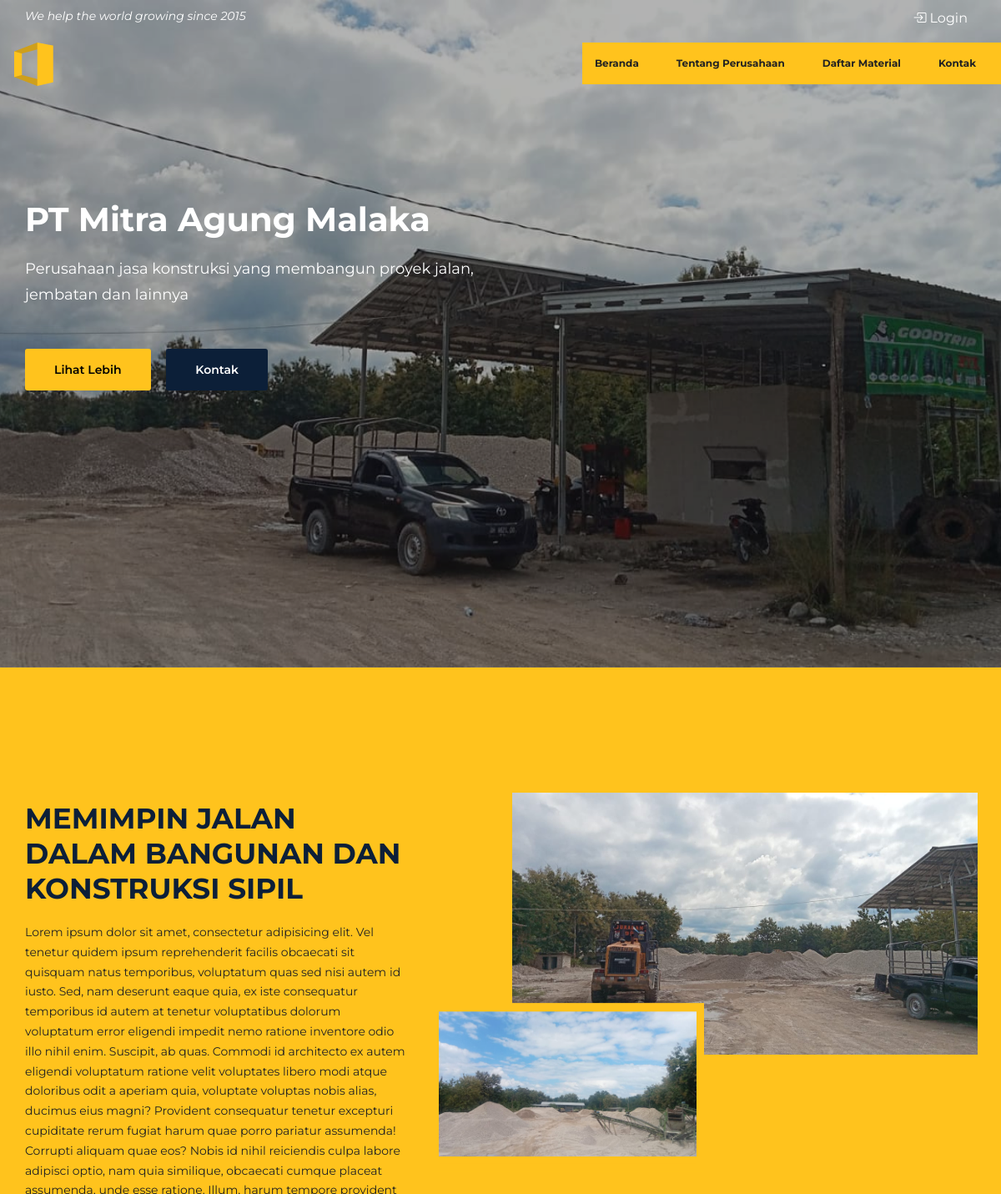
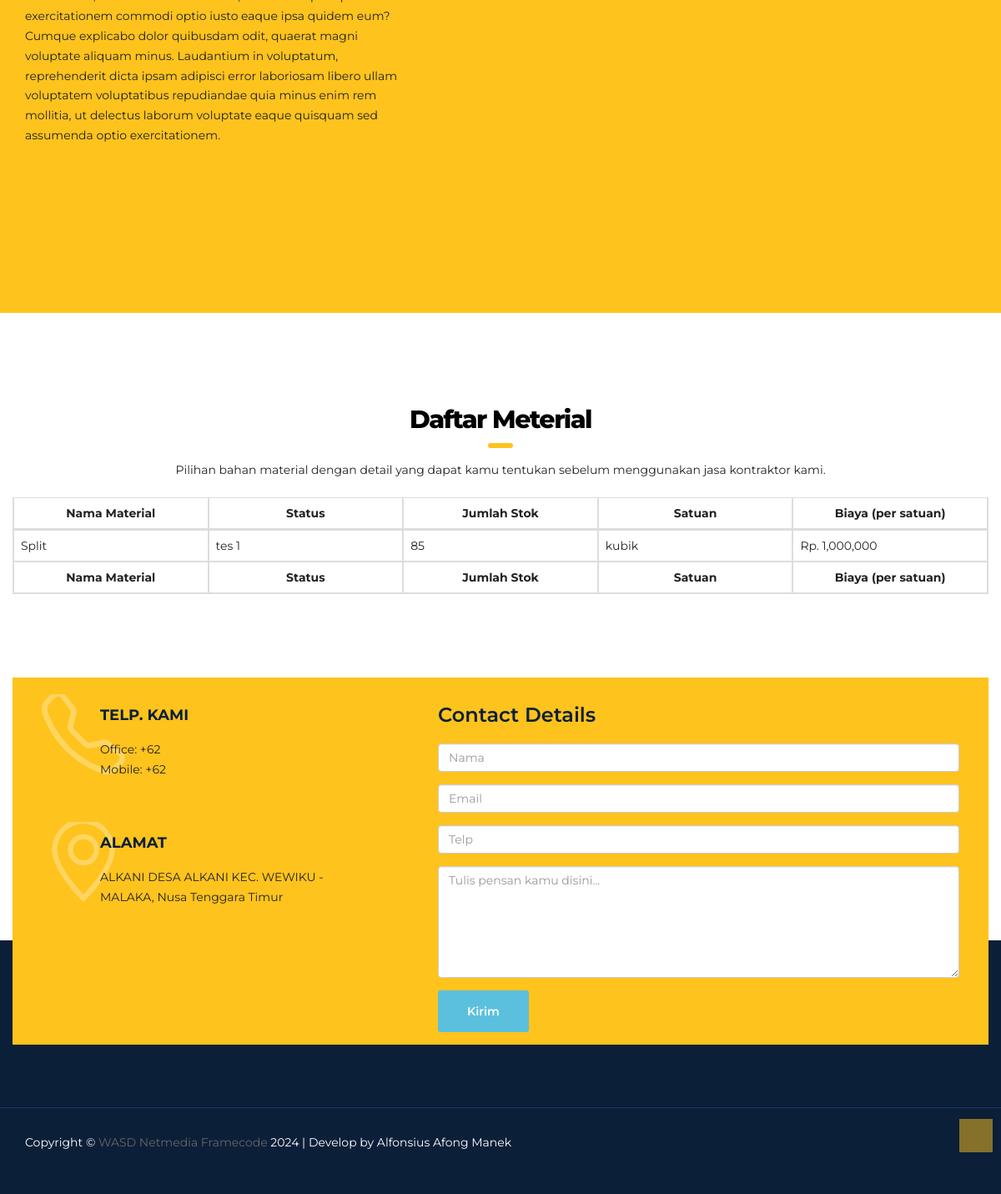
The page / on the database its author committed (2 pictures, top to bottom).
### tables this page shows
CREATE TABLE tentang(
  id_tentang INT AUTO_INCREMENT PRIMARY KEY,
  deskripsi TEXT,
  created_at DATETIME DEFAULT CURRENT_TIMESTAMP,
  updated_at DATETIME DEFAULT CURRENT_TIMESTAMP ON UPDATE CURRENT_TIMESTAMP
);

CREATE TABLE stok_material(
  id_sm INT AUTO_INCREMENT PRIMARY KEY,
  id_bm INT,
  id_ss INT,
  id_sb INT,
  id_sopir INT,
  jumlah CHAR(20),
  biaya_satuan CHAR(20),
  created_at DATETIME DEFAULT CURRENT_TIMESTAMP,
  updated_at DATETIME DEFAULT CURRENT_TIMESTAMP ON UPDATE CURRENT_TIMESTAMP,
  FOREIGN KEY (id_bm) REFERENCES bahan_material(id_bm) ON UPDATE CASCADE ON DELETE CASCADE,
  FOREIGN KEY (id_ss) REFERENCES status_stok(id_ss) ON UPDATE CASCADE ON DELETE NO ACTION,
  FOREIGN KEY (id_sb) REFERENCES satuan_barang(id_sb) ON UPDATE CASCADE ON DELETE NO ACTION,
  FOREIGN KEY (id_sopir) REFERENCES sopir(id_sopir) ON UPDATE CASCADE ON DELETE CASCADE
);

CREATE TABLE bahan_material(
  id_bm INT AUTO_INCREMENT PRIMARY KEY,
  nama_material VARCHAR(50),
  created_at DATETIME DEFAULT CURRENT_TIMESTAMP,
  updated_at DATETIME DEFAULT CURRENT_TIMESTAMP ON UPDATE CURRENT_TIMESTAMP
);

CREATE TABLE status_stok(
  id_ss INT AUTO_INCREMENT PRIMARY KEY,
  status VARCHAR(35)
);

CREATE TABLE satuan_barang(
  id_sb INT AUTO_INCREMENT PRIMARY KEY,
  satuan_barang VARCHAR(35)
);

### controller/visitor.php (called while the page is built, shortened)
<?php
require_once("config/Base.php");
$tentang = "SELECT * FROM tentang ORDER BY id_tentang DESC";
$views_tentang = mysqli_query($conn, $tentang);
$stok_material = "SELECT stok_material.*, bahan_material.nama_material, status_stok.status, satuan_barang.satuan_barang
  FROM stok_material
  JOIN bahan_material ON stok_material.id_bm = bahan_material.id_bm
  JOIN status_stok ON stok_material.id_ss = status_stok.id_ss
  JOIN satuan_barang ON stok_material.id_sb = satuan_barang.id_sb
  ORDER BY stok_material.id_sm DESC LIMIT 50
";
$view_stok_material = mysqli_query($conn, $stok_material);

### index.php (the view, shortened to what this page needs)
<?php require_once("controller/visitor.php");
require_once("templates/top.php"); ?>
<div id="slides" class="section banner">
  <ul class="slides-container">
    <li>
      <img src="assets/img/banner.jpg" alt="">
      <div class="overlay-bg"></div>
      <div class="container">
        <div class="wrap-caption">
          <h2 class="caption-heading">
            PT Mitra Agung Malaka
          </h2>
          <p class="excerpt">Perusahaan jasa konstruksi yang membangun proyek jalan, jembatan dan lainnya</p>
          <a href="#tentang" class="btn btn-primary" title="Lihat Lebih">Lihat Lebih</a> <a href="#kontak" class="btn btn-secondary" title="Kontak">Kontak</a>
        </div>
      </div>
    </li>
  </ul>
</div>
<div class="section feature" id="tentang">
  <div class="container">
    <div class="row">
      <div class="spacer-70"></div>
      <div class="col-sm-5 col-md-5">
        <div class="jumbo-heading">
          <h2>MEMIMPIN JALAN DALAM BANGUNAN DAN KONSTRUKSI SIPIL</h2>
        </div>
        <?php foreach ($views_tentang as $data) {
          echo $data['deskripsi'];
        } ?>
        <div class="spacer-30"></div>
      </div>
      <div class="col-sm-7 col-md-7">
        <div class="about-img">
          <div class="about-img-top">
            <div class="hover-img">
              <img src="assets/img/about-2.jpg" alt="" class="img-responsive">
            </div>
          </div>
          <div class="about-img-bottom">
            <div class="hover-img">
              <img src="assets/img/about-1.jpg" alt="" class="img-responsive">
            </div>
          </div>
        </div>
      </div>
      <div class="spacer-70"></div>
    </div>
  </div>
</div>
<div class="section services" id="material">
  <div class="container">
    <div class="row">
      <div class="col-sm-12 col-md-12">
        <h2 class="section-heading center">
          Daftar Meterial
        </h2>
        <p class="text-center" style="margin-top: -40px;">Pilihan bahan material dengan detail yang dapat kamu tentukan sebelum menggunakan jasa kontraktor kami.</p>
      </div>
    </div>
    <div class="row list-services">
      <div class="table-responsive">
        <table class="table table-bordered text-dark" id="dataTable" width="100%" cellspacing="0">
          <thead>
            <tr>
              <th class="text-center">Nama Material</th>
              <th class="text-center">Status</th>
              <th class="text-center">Jumlah Stok</th>
              <th class="text-center">Satuan</th>
              <th class="text-center">Biaya (per satuan)</th>
            </tr>
          </thead>
          <tfoot>
            <tr>
              <th class="text-center">Nama Material</th>
              <th class="text-center">Status</th>
              <th class="text-center">Jumlah Stok</th>
              <th class="text-center">Satuan</th>
              <th class="text-center">Biaya (per satuan)</th>
            </tr>
          </tfoot>
          <tbody>
            <?php foreach ($view_stok_material as $data) { ?>
              <tr>
                <td><?= $data['nama_material'] ?></td>
                <td><?= $data['status'] ?></td>
                <td><?= $data['jumlah'] ?></td>
                <td><?= $data['satuan_barang'] ?></td>
                <td>Rp. <?= number_format($data['biaya_satuan']) ?></td>
              </tr>
            <?php } ?>
          </tbody>
        </table>
      </div>
    </div>
  </div>
</div>
<div class="section info overlap-bottom">
  <div class="container">
    <div class="row gutter-20">
      <div class="col-sm-5 col-md-5">
        <div class="box-icon-4">
          <div class="icon"><i class="bi bi-telephone"></i></div>
          <div class="body-content">
            <div class="heading">Telp. Kami</div>
            Office: +62 <br>
            Mobile: +62
          </div>
        </div>
        <div class="box-icon-4">
          <div class="icon"><i class="bi bi-geo-alt"></i></div>
          <div class="body-content">
            <div class="heading">Alamat</div>
            ALKANI DESA ALKANI KEC. WEWIKU - MALAKA, Nusa Tenggara Timur
          </div>
        </div>
      </div>
      <div class="col-sm-7 col-md-7">
        <h3 class="section-heading-2">
          Contact Details
        </h3>
        <form action="#" method="post">
          <div class="form-group">
            <input type="text" name="username" class="form-control" id="username" placeholder="Nama" required="">
          </div>
          <div class="form-group">
            <input type="email" name="email" class="form-control" id="email" placeholder="Email" required="">
          </div>
          <div class="form-group">
            <input type="number" name="phone" class="form-control" id="phone" placeholder="Telp" required="">
          </div>
          <div class="form-group">
            <textarea id="pesan" class="form-control" rows="6" placeholder="Tulis pensan kamu disini..."></textarea>
          </div>
          <div class="form-group">
            <button type="submit" name="add_kontak" class="btn btn-info">Kirim</button>
          </div>
        </form>
      </div>
    </div>
  </div>
</div>
<?php require_once("templates/bottom.php"); ?>

### rows shown on the page
tentang: deskripsi "Lorem ipsum dolor sit amet, consectetur adipisicing elit. Vel tenetur quidem ipsum reprehenderit facilis obcaecati sit quisquam natus temporibus, voluptatum quas sed nisi autem id iusto. Sed, nam deserunt eaque quia, ex iste consequatur temporibus id autem at tenetur voluptatibus dolorum voluptatum error eligendi impedit nemo ratione inventore odio illo nihil enim. Suscipit, ab quas. Commodi id architecto ex autem eligendi voluptatum ratione velit voluptates libero modi atque doloribus odit a aperiam quia, voluptate voluptas nobis alias, ducimus eius magni? Provident consequatur tenetur excepturi cupiditate rerum fugiat harum quae porro pariatur assumenda! Corrupti aliquam quae eos? Nobis…"
stok_material: id_bm.nama_material "Split", id_ss.status "tes 1", jumlah "85", id_sb.satuan_barang "kubik", biaya_satuan "1,000,000"
